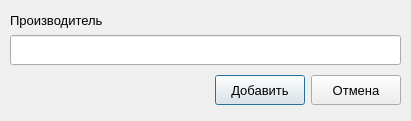
<?xml version="1.0" encoding="UTF-8"?>
<ui version="4.0">
 <class>Dialog</class>
 <widget class="QDialog" name="Dialog">
  <property name="geometry">
   <rect>
    <x>0</x>
    <y>0</y>
    <width>411</width>
    <height>121</height>
   </rect>
  </property>
  <property name="windowTitle">
   <string>Dialog</string>
  </property>
  <widget class="QWidget" name="horizontalLayoutWidget">
   <property name="geometry">
    <rect>
     <x>10</x>
     <y>10</y>
     <width>391</width>
     <height>21</height>
    </rect>
   </property>
   <layout class="QHBoxLayout" name="horizontalLayout">
    <item>
     <widget class="QLabel" name="label">
      <property name="font">
       <font>
        <pointsize>10</pointsize>
       </font>
      </property>
      <property name="text">
       <string>Производитель</string>
      </property>
     </widget>
    </item>
   </layout>
  </widget>
  <widget class="QWidget" name="horizontalLayoutWidget_2">
   <property name="geometry">
    <rect>
     <x>10</x>
     <y>30</y>
     <width>391</width>
     <height>41</height>
    </rect>
   </property>
   <layout class="QHBoxLayout" name="horizontalLayout_2">
    <item>
     <widget class="QLineEdit" name="lineEdit">
      <property name="minimumSize">
       <size>
        <width>0</width>
        <height>30</height>
       </size>
      </property>
      <property name="font">
       <font>
        <pointsize>10</pointsize>
       </font>
      </property>
     </widget>
    </item>
   </layout>
  </widget>
  <widget class="QWidget" name="horizontalLayoutWidget_3">
   <property name="geometry">
    <rect>
     <x>10</x>
     <y>70</y>
     <width>391</width>
     <height>41</height>
    </rect>
   </property>
   <layout class="QHBoxLayout" name="horizontalLayout_3">
    <item>
     <spacer name="horizontalSpacer">
      <property name="orientation">
       <enum>Qt::Horizontal</enum>
      </property>
      <property name="sizeHint" stdset="0">
       <size>
        <width>40</width>
        <height>20</height>
       </size>
      </property>
     </spacer>
    </item>
    <item>
     <widget class="QPushButton" name="pushButton">
      <property name="minimumSize">
       <size>
        <width>90</width>
        <height>30</height>
       </size>
      </property>
      <property name="maximumSize">
       <size>
        <width>90</width>
        <height>30</height>
       </size>
      </property>
      <property name="font">
       <font>
        <pointsize>10</pointsize>
       </font>
      </property>
      <property name="text">
       <string>Добавить</string>
      </property>
     </widget>
    </item>
    <item>
     <widget class="QPushButton" name="pushButton_2">
      <property name="minimumSize">
       <size>
        <width>90</width>
        <height>30</height>
       </size>
      </property>
      <property name="maximumSize">
       <size>
        <width>90</width>
        <height>30</height>
       </size>
      </property>
      <property name="font">
       <font>
        <pointsize>10</pointsize>
       </font>
      </property>
      <property name="text">
       <string>Отмена</string>
      </property>
     </widget>
    </item>
   </layout>
  </widget>
 </widget>
 <resources/>
 <connections/>
</ui>
